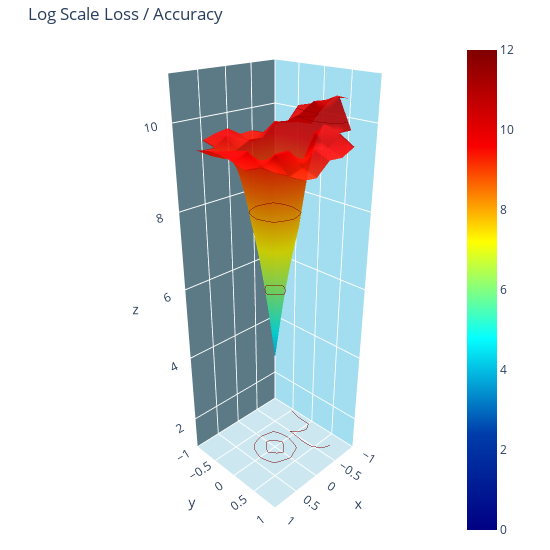

Here is the notebook cell this chart was saved with:
### Code cell
data = [go.Surface(
            x=xcoord_mesh, y=ycoord_mesh, z=np.log(loss_list), cmin=0,cmax=12, colorscale='Jet', opacity=0.9,
            contours=go.surface.Contours(z=go.surface.contours.Z(show=True, usecolormap=True, project=dict(z=True), ),
                                         )
        )
    ]
layout = go.Layout(title='Log Scale Loss / Accuracy', autosize=False,
                   scene=dict(dict(
                       xaxis=dict(range=[-1, 1],
                                  backgroundcolor="rgb(163, 221, 240)",
                                  gridcolor="white",
                                  showbackground=True,
                                  zerolinecolor="white", ),
                       yaxis=dict(range=[-1, 1],
                                  backgroundcolor="rgb(91, 122, 133)",
                                  gridcolor="white",
                                  showbackground=True,
                                  zerolinecolor="white", ),
                       zaxis=dict(range=[1, 11],
                                  backgroundcolor="rgb(204, 231, 240)",
                                  gridcolor="white",
                                  showbackground=True,
                                  zerolinecolor="white", )),
                       camera=dict(eye=dict(x=2, y=2, z=1.5))),
                   margin=dict(l=100, r=100, b=10, t=40),
                   width=550, height=550)
fig = go.Figure(data=data, layout=layout)
iplot(fig)

### Figure 1 — Plotly figure (JSON) as saved in the notebook; plotly's stock layout.template omitted (floating-point values rounded to 4 significant figures)
{"data": [{"cmax": 12, "cmin": 0, "colorscale": [[0, "rgb(0,0,131)"], [0.2, "rgb(0,60,170)"], [0.4, "rgb(5,255,255)"], [0.6, "rgb(255,255,0)"], [0.8, "rgb(250,0,0)"], [1, "rgb(128,0,0)"]], "contours": {"z": {"project": {"z": true}, "show": true, "usecolormap": true}}, "opacity": 0.9, "type": "surface", "x": [[-1, -0.75, -0.5, -0.25, 0, 0.25, 0.5, 0.75, 1], [-1, -0.75, -0.5, -0.25, 0, 0.25, 0.5, 0.75, 1], [-1, -0.75, -0.5, -0.25, 0, 0.25, 0.5, 0.75, 1], [-1, -0.75, -0.5, -0.25, 0, 0.25, 0.5, 0.75, 1], [-1, -0.75, -0.5, -0.25, 0, 0.25, 0.5, 0.75, 1], [-1, -0.75, -0.5, -0.25, 0, 0.25, 0.5, 0.75, 1], [-1, -0.75, -0.5, -0.25, 0, 0.25, 0.5, 0.75, 1], [-1, -0.75, -0.5, -0.25, 0, 0.25, 0.5, 0.75, 1], [-1, -0.75, -0.5, -0.25, 0, 0.25, 0.5, 0.75, 1]], "y": [[-1, -1, -1, -1, -1, -1, -1, -1, -1], [-0.75, -0.75, -0.75, -0.75, -0.75, -0.75, -0.75, -0.75, -0.75], [-0.5, -0.5, -0.5, -0.5, -0.5, -0.5, -0.5, -0.5, -0.5], [-0.25, -0.25, -0.25, -0.25, -0.25, -0.25, -0.25, -0.25, -0.25], [0, 0, 0, 0, 0, 0, 0, 0, 0], [0.25, 0.25, 0.25, 0.25, 0.25, 0.25, 0.25, 0.25, 0.25], [0.5, 0.5, 0.5, 0.5, 0.5, 0.5, 0.5, 0.5, 0.5], [0.75, 0.75, 0.75, 0.75, 0.75, 0.75, 0.75, 0.75, 0.75], [1, 1, 1, 1, 1, 1, 1, 1, 1]], "z": [[null, null, 9.467, 9.449, 9.642, 9.585, 9.487, null, null], [null, 9.688, 9.49, 9.332, 9.495, 9.6, 9.395, 9.406, null], [10.06, 9.715, 9.79, 9.496, 9.516, 9.351, 9.227, 9.372, 9.57], [10.15, 9.781, 9.874, 7.453, 6.414, 7.749, 9.498, 9.538, 9.627], [10.14, 9.803, 10.08, 6.628, 4.035, 6.683, 9.255, 9.62, 9.623], [10.42, 10.37, 10.4, 7.619, 6.443, 7.62, 9.307, 9.705, 9.544], [10.4, 10.49, 9.971, 9.867, 9.269, 9.64, 9.642, 9.4, 9.447], [null, 9.8, 9.841, 9.611, 9.656, 9.346, 9.228, 9.42, null], [null, null, 9.636, 9.482, 9.507, 9.225, 9.262, null, null]]}], "layout": {"autosize": false, "height": 550, "margin": {"b": 10, "l": 100, "r": 100, "t": 40}, "scene": {"camera": {"eye": {"x": 2, "y": 2, "z": 1.5}}, "xaxis": {"backgroundcolor": "rgb(163, 221, 240)", "gridcolor": "white", "range": [-1, 1], "showbackground": true, "zerolinecolor": "white"}, "yaxis": {"backgroundcolor": "rgb(91, 122, 133)", "gridcolor": "white", "range": [-1, 1], "showbackground": true, "zerolinecolor": "white"}, "zaxis": {"backgroundcolor": "rgb(204, 231, 240)", "gridcolor": "white", "range": [1, 11], "showbackground": true, "zerolinecolor": "white"}}, "title": {"text": "Log Scale Loss / Accuracy"}, "width": 550}}
